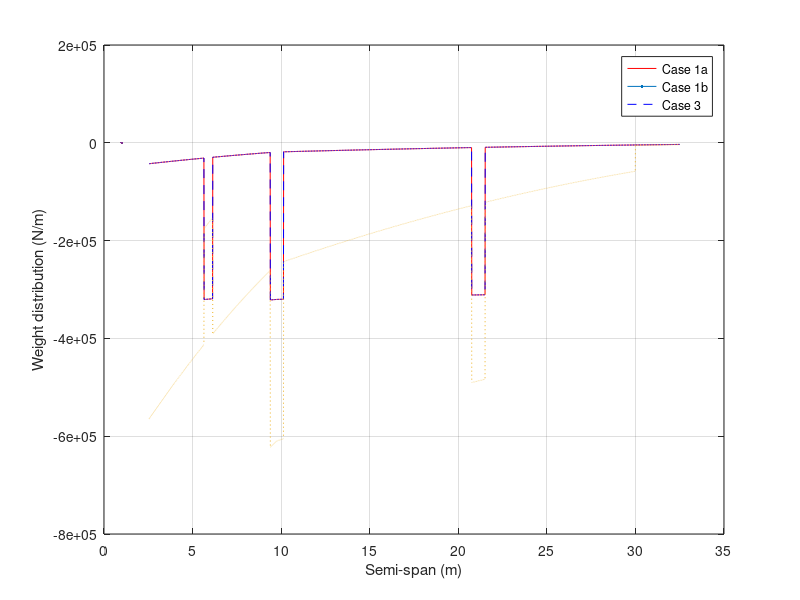
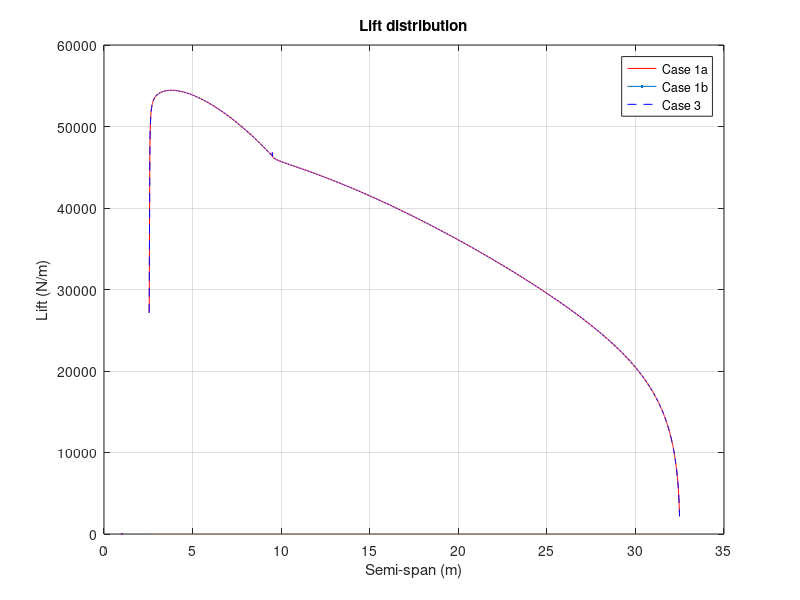
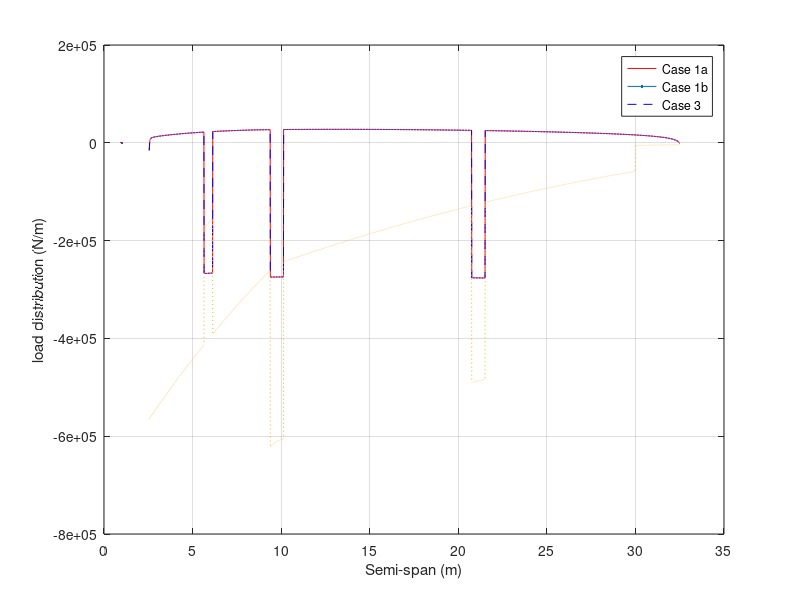
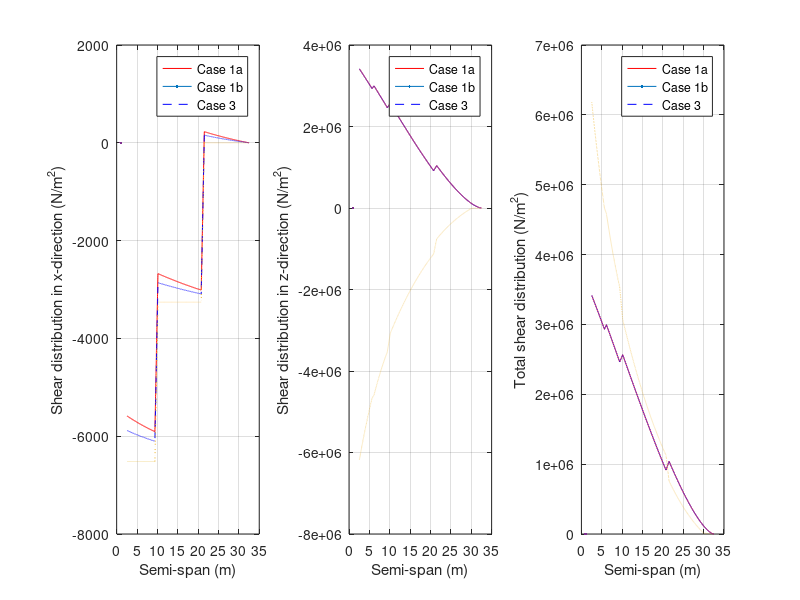

The MATLAB source for these figures, in order:
clc
clear
close all

%LOADS DISTRIBUTION

%get chord distribution
%leading edge sweep angle
b = 32.45 * tand(26.6);
a = b - 3.47/4;

aa = (a + 3.47)/32.45;

%sweep_angle = atand(aa);
sweep_angle = atand(aa);

%chord distribution for first section
outer_chord = 13.89 - (9.75 * tand(sweep_angle));

gradient1 = (outer_chord - 13.89)/9.75;

%for outer section
gradient2 = (3.47 - outer_chord)/(32.45 - 9.75);

span1 = 2.55:0.01:9.75;
span2 = 9.75:0.01:32.5;

c2 = outer_chord - gradient2 * 9.75;

chord1 = gradient1 * span1 + 13.89;
chord2 = gradient2*span2+c2;

chord = [chord1,chord2];

%CMo for airfoil
Cmoairf = -0.131;

%constants
W_S = 7840;         %wing loading in N/m^2
S = 482;            %wing area in m^2
rho = 1.227;        %sea level density
W = 353385;         %mtow in kg
g = 9.81;           %gravitational constant
T = 321600;         %thrust produced by each engine in N

%masses and wing properties
m_dry = 27100/2;        %dry mass of the wing in kg
weight_wing = m_dry*g;  %weight of the wing in N
V_wing = 168.6331;      %volume of the wing in m^3 CHANGE THIS WITH THE REAL VALUE  

m_fuel = 176091;        %fuel mass in kg
rho_fuel = 804;         %fuel density in kg/m^3
length_ft = 26.83;      %length of fuel tank 

m_engine = 6147.1;      %mass of engine
m_mg = 15100;           %mass of main landing gear


%aerofoil properties
cg = 0.4141;                            %centre of gravity
arm_length = 0.1641;                    %distance of cg from aerodynamic centre
frontSpar = 0.12;                       %location of front spar
rearSpar = 0.7;                         %location of shear spar
flexAxis = (frontSpar+rearSpar)/2;      %location of flexural axis (shear centre)


%wing discretisation
span = [span1,span2];      %29.33 is the length of the wing that is outside of the fuselage

%area of the aerofoil at each section of the wing
area_aerofoil = 0.0939*chord.^2;


%cases: [case 1a, case 1b, case 3]

v = [130.537; 171.25; 81.21;95.3];           %speed in m/s
n = [2.5; 2.5; 3;1];                      %load factor
L = n*W*g;                              %overall lift
L(3) = 0;                               %assume no aerodynamic forces in case 3
C_l = (2*n*W_S)./(rho*v.^2);            %lift coefficient
C_l(3) = 0;                             %assume no aerodynamic forces in case 3
%C_d = [0.13; 0.022; 0];                 %drag coefficient taken from polars
C_d = [0.043; 0.017; 0;0.02];
D = 0.5.*rho.*v.^2.*S.*C_d;             %overall drag
L0 = L./(32.5*pi*0.5 - 6.34);           %assume an elliptical lift distribution

dy = 0.01;                      %length of each section
dV = area_aerofoil * dy;        %volume of each section

%load on each section of the wing due to the wing's weight
dW_wing = (weight_wing/V_wing) * dV;

%load due to 1 engine in N
dW_engine = [m_engine*g;m_engine*g;m_engine*g]; 

%load due to 1 main landing gear in N
dW_mg = [m_mg*g/4;m_mg*g/4;m_mg*g/4];

%load due to fuel in the wings in N
V_fuel = 219.75;                %volume of fuel in m^3
dmass_fuel = rho_fuel * dV;     %mass of fuel in each section
dmass_fuel(2747:end) = 0;       %no fuel after y = 30
dW_fuel = dmass_fuel*g;         %weight of fuel in each section

%add all of the weights to get the total weight experienced at each section
dW_total = zeros(4, length(chord));             %pre-define array

%case 1a - worst case scenario with no fuel weight
dW_total(1,:) = dW_total(1,:) + dW_wing;                             %add weight of wing
dW_total(1,685:760) = dW_total(1,685:760) + dW_engine(1)/75;         %add weight of engine 1
dW_total(1,1823:1898) = dW_total(1,1823:1898) + dW_engine(1)/75;     %add weight of engine 2
dW_total(1,311:359) = dW_total(1,311:359) + dW_mg(1)/48;             %add weight of landing gear
dW_total(1,:) = dW_total(1,:) * 100;

%case 1b - worst case scenario with no fuel weight
dW_total(2,:) = dW_total(2,:) + dW_wing;                             %add weight of wing
dW_total(2,685:760) = dW_total(2,685:760) + dW_engine(2)/75;         %add weight of engine 1
dW_total(2,1823:1898) = dW_total(2,1823:1898) + dW_engine(2)/75;     %add weight of engine 2
dW_total(2,311:359) = dW_total(2,311:359) + dW_mg(2)/48;             %add weight of landing gear
dW_total(2,:) = dW_total(2,:) * 100;

%case 3 - worst case scenario with fuel weight
dW_total(3,:) = dW_total(3,:) + dW_wing + dW_fuel;                   %add weight of wing and fuel
dW_total(3,685:760) = dW_total(3,685:760) + dW_engine(3)/75;         %add weight of engine 1
dW_total(3,1823:1898) = dW_total(3,1823:1898) + dW_engine(3)/75;     %add weight of engine 2
dW_total(3,311:359) = dW_total(3,311:359) + dW_mg(3)/48;             %add weight of landing gear
dW_total(3,:) = dW_total(3,:) * 100;
dW_total(3,311:359) = dW_total(3,311:359) - 6.2349e6/48;             %add force of main landing gear on the wing at touch down

%case 2 - OEI no fuel in the wings. worst case scenario at take of (using take off speed)
dW_total(4,:) = dW_total(4,:) + dW_wing;                             %add weight of wing
dW_total(4,685:760) = dW_total(4,685:760) + dW_engine(2)/75;         %add weight of engine 1
dW_total(4,1823:1898) = dW_total(4,1823:1898) + dW_engine(2)/75;     %add weight of engine 2
dW_total(4,311:359) = dW_total(4,311:359) + dW_mg(2)/48;             %add weight of landing gear
dW_total(4,:) = dW_total(4,:) * 100;

dW_total = dW_total.*n.*1.5;


%loading lifting distribution
data = load("WingLoad.mat");
dL = data.vq;
dL1(1 , :) = dL';
dL1(2 , :) = dL(1,:);
dL1(3 , :) = zeros(1 , 2997);



%CALCULATING SHEAR
dS = dy*chord;                              %planform area distribution
dD = 0.5*rho*v.^2.*C_d.*dS;                 %drag distribution
dL2 = L0.*sqrt(1-(span/32.5).^2);            %elliptical lift distribution
dD(:,685:760) = dD(:,685:760) - T/75;       %subtract thrust of engine 1
dD(:,1823:1898) = dD(:,1823:1898) - T/75;   %subtract thrust of engine 2

total_lift = 2 * trapz(dL2(1,:));

for i = 1:4  
    for j = 1:length(span)
        temp = dD(i,j:length(span));
        shear_x(i,j) = sum(temp*dy);
    end
end

shear_y = 0;

for i = 1:4
    for j = 1:length(span)
        temp1 = dL2(i,j:length(span));
        temp2 = dW_total(i,j:length(span));
        shear_z(i,j) = sum((temp1-temp2)*dy);
    end
end

shear_total = sqrt(shear_x.^2 + shear_z.^2);


%CALCULATING BENDING MOMENT

for i = 1:4
    for j = 1:length(span)
        temp = shear_z(i,j:length(span));
        M_x(i,j) = sum(temp)*dy;
    end
end

for i = 1:4
    for j = 1:length(span)
        temp = shear_x(i,j:length(span));
        M_z(i,j) = sum(temp)*dy;
    end
end

%maybe have a look at this again because now we have 4 cases
% %CALCULATING TORQUE
% M_torque = zeros(4, length(span));
% landing_gear_force_case3 = zeros(length(span));
% landing_gear_force_case3(311:359) = 3.4278e6/48 ; %double check this is correct or not
% for i=1:4
%     for j = 1: length(span)
%         if i==3 % the landing gear will exert a moment
%         x_quart(i, j) = 0.25 * chord(j);
%         z_f = 0.07; % depends how we define the axis
%         x_cg= cg;
%         m_0w(i,j) = 0.5* rho * v(i)^2 * chord(j)^2 * Cmoairf; 
%         dM(i,j) = dL1(i,j)* (flexAxis - x_quart(i,j))+dD(i,j) * 0 + dW_total(i,j) *(flexAxis - x_cg) + landing_gear_force_case3(1,j)*(flexAxis - rearSpar) - m_0w(i,j);
%         M_torque(i,j)= sum(dM(i,j)) ;  
%         else
%     x_quart(i, j) = 0.25 * chord(j);
%     z_f = 0.07; % depends how we define the axis
%     x_cg= cg;
%     m_0w(i,j) = 0.5* rho * v(i)^2 * chord(j)^2 * Cmoairf; 
%     dM(i,j) = dL1(i,j)* (flexAxis - x_quart(i,j))+dD(i,j) * 0 + dW_total(i,j) *(flexAxis - x_cg) + - m_0w(i,j);
%     M_torque(i,j)= sum(dM(i,j)) ;
%     end
%     end
% end


%PLOTSS

figure(1)
plot(span,-dW_total(1,:),"r", LineWidth = 1.5);
hold on
plot(span,-dW_total(2,:),"b--", LineWidth = 1.5);
plot(span,-dW_total(3,:),":", LineWidth = 1.5);
hold off
grid on
xlabel("Semi-span (m)");
ylabel("Weight distribution (N/m)");
legend("Case 1a","Case 1b", "Case 3");

figure(2)
plot(span,dL1(1,:),"r", LineWidth = 1.5);
hold on
plot(span,dL1(2,:),"b--", LineWidth = 1.5);
plot(span,dL1(3,:),":", LineWidth = 1.5);
hold off
title("Lift distribution");
xlabel("Semi-span (m)");
ylabel("Lift (N/m)");
grid on
legend("Case 1a","Case 1b", "Case 3");

figure(3)
plot(span,dL1(1,:)-dW_total(1,:),"r", LineWidth = 1.5);
hold on
plot(span,dL1(2,:)-dW_total(2,:),"b--", LineWidth = 1.5);
plot(span,dL1(3,:)-dW_total(3,:),":", LineWidth = 1.5);
hold off
xlabel("Semi-span (m)");
ylabel("load distribution (N/m)");
grid on
legend("Case 1a","Case 1b", "Case 3");

figure(4)
subplot(1,3,1);
plot(span,shear_x(1,:),"r", LineWidth = 1.5);
hold on
plot(span,shear_x(2,:),"b--", LineWidth = 1.5);
plot(span,shear_x(3,:),":", LineWidth = 1.5);
hold off
grid on
xlabel("Semi-span (m)");
ylabel("Shear distribution in x-direction (N/m^2)");
legend("Case 1a","Case 1b", "Case 3");

subplot(1,3,2);
plot(span,shear_z(1,:),"r", LineWidth = 1.5);
hold on
plot(span,shear_z(2,:),"b--", LineWidth = 1.5);
plot(span,shear_z(3,:),":", LineWidth = 1.5);
hold off
grid on
xlabel("Semi-span (m)");
ylabel("Shear distribution in z-direction (N/m^2)");
legend("Case 1a","Case 1b", "Case 3");

subplot(1,3,3);
plot(span,shear_total(1,:),"r", LineWidth = 1.5);
hold on
plot(span,shear_total(2,:),"b--", LineWidth = 1.5);
plot(span,shear_total(3,:),":", LineWidth = 1.5);
hold off
grid on
xlabel("Semi-span (m)");
ylabel("Total shear distribution (N/m^2)");
legend("Case 1a","Case 1b", "Case 3");

figure(5)
subplot(1,2,1);
plot(span,M_x(1,:),"r", LineWidth = 1.5);
hold on
plot(span,M_x(2,:),"b--", LineWidth = 1.5);
plot(span,M_x(3,:),":", LineWidth = 1.5);
hold off
grid on
xlabel("Semi-span (m)");
ylabel("Bending moment distribution in x-direction (N)");
legend("Case 1a","Case 1b", "Case 3");

subplot(1,2,2);
plot(span,M_z(1,:),"r", LineWidth = 1.5);
hold on
plot(span,M_z(2,:),"b--", LineWidth = 1.5);
plot(span,M_z(3,:),":", LineWidth = 1.5);
hold off
grid on
xlabel("Semi-span (m)");
ylabel("Bending moment distribution in z-direction (N)");
legend("Case 1a","Case 1b", "Case 3");


% figure(6)
% plot(span,M_torque(1,:),"r", LineWidth = 1.5);
% hold on
% plot(span,M_torque(2,:),"b--", LineWidth = 1.5);
% plot(span,M_torque(3,:),":", LineWidth = 1.5);
% hold off
% grid on
% xlabel("Semi-span (m)");
% ylabel(" (N)");
% legend("Case 1a","Case 1b", "Case 3");

% Get the sectional load vs spanwise diagram for case 1&3 under different
% conditions so MTOW, EFW, MLW

%%%%%%% CHANGE THE VALUES OF MLW AND EFW
MTOW = 353385;         %mtow in kg
MLW =  320000        ; % maximum landing weoght
EFW =  300000      ; %EMPTY FUEL WEIGHT
n= 3.75;
mass=[MTOW, MLW, EFW];

for j= 1:3
    lift(j) = n* mass(j)*g;
    L0(j)= lift(j)/(32.5*pi*0.5 - 6.34);  %assume an elliptical lift distribution
    dl_new(j,:) = L0(j)*sqrt(1-(span/32.5).^2);
end

figure
plot(span, dl_new(1,:))
hold on
plot(span, dl_new(2,:))
plot(span, dl_new(3,:))
grid on
xlabel("Spanwise position (m)")
ylabel("Sectional load (N/m)")


figure
plot(span,dL1(1,:)-dW_total(1,:),"r",LineWidth = 1.25);
hold on
plot(span,dL1(3,:)-dW_total(3,:),LineWidth = 1.25,Color=[0 128 255]/255);
plot(span,dL1(1,:),"--", LineWidth = 1.25,Color=[255 102 102]/255);
plot(span,dL1(3,:),"--", LineWidth = 1.25,Color=[102 102 255]/255);
plot(span,dL2(1,:),"k:")
plot(span,-dW_total(1,:),":", LineWidth = 1.25,Color=[153 0 0]/255);
plot(span,-dW_total(3,:),":", LineWidth = 1.25,Color=[0 0 153]/255);
hold off
xlabel("Semi-span (m)");
ylabel("load distribution (N/m)");
grid on
legend("Case 1 - Resultant load","Case 3 - Resultant load","Case 1 - Lift ", "Case 3 - Lift ","Case 1 - Inertial loads","Case 3 - Inertial loads");



figure
plot(span,dL2(1,:)-dW_total(1,:),"r",LineWidth = 1.25);
hold on
plot(span,dL2(4,:)-dW_total(1,:),"g",LineWidth = 1.25);
plot(span,dL2(3,:)-dW_total(3,:),LineWidth = 1.25,Color=[0 128 255]/255);
plot(span,dL2(1,:),"--", LineWidth = 1.25,Color=[255 102 102]/255);
plot(span,dL2(4,:),"--", LineWidth = 1.25,Color=[50 153 50]/255);
plot(span,dL2(3,:),"--", LineWidth = 1.25,Color=[102 102 255]/255);
plot(span,-dW_total(1,:),":", LineWidth = 1.25,Color=[153 0 0]/255);
plot(span,-dW_total(4,:),":", LineWidth = 1.25,Color=[0 50 0]/255);
plot(span,-dW_total(3,:),":", LineWidth = 1.25,Color=[0 0 153]/255);
hold off
xlabel("Semi-span (m)");
ylabel("load distribution (N/m)");
grid on
legend("Case 1 - Resultant load","Case 2 - Resultant load","Case 3 - Resultant load","Case 1 - Lift ","Case 2 - Lift " ,"Case 3 - Lift ","Case 1 - Inertial loads","Case 2 - Inertial loads","Case 3 - Inertial loads");
